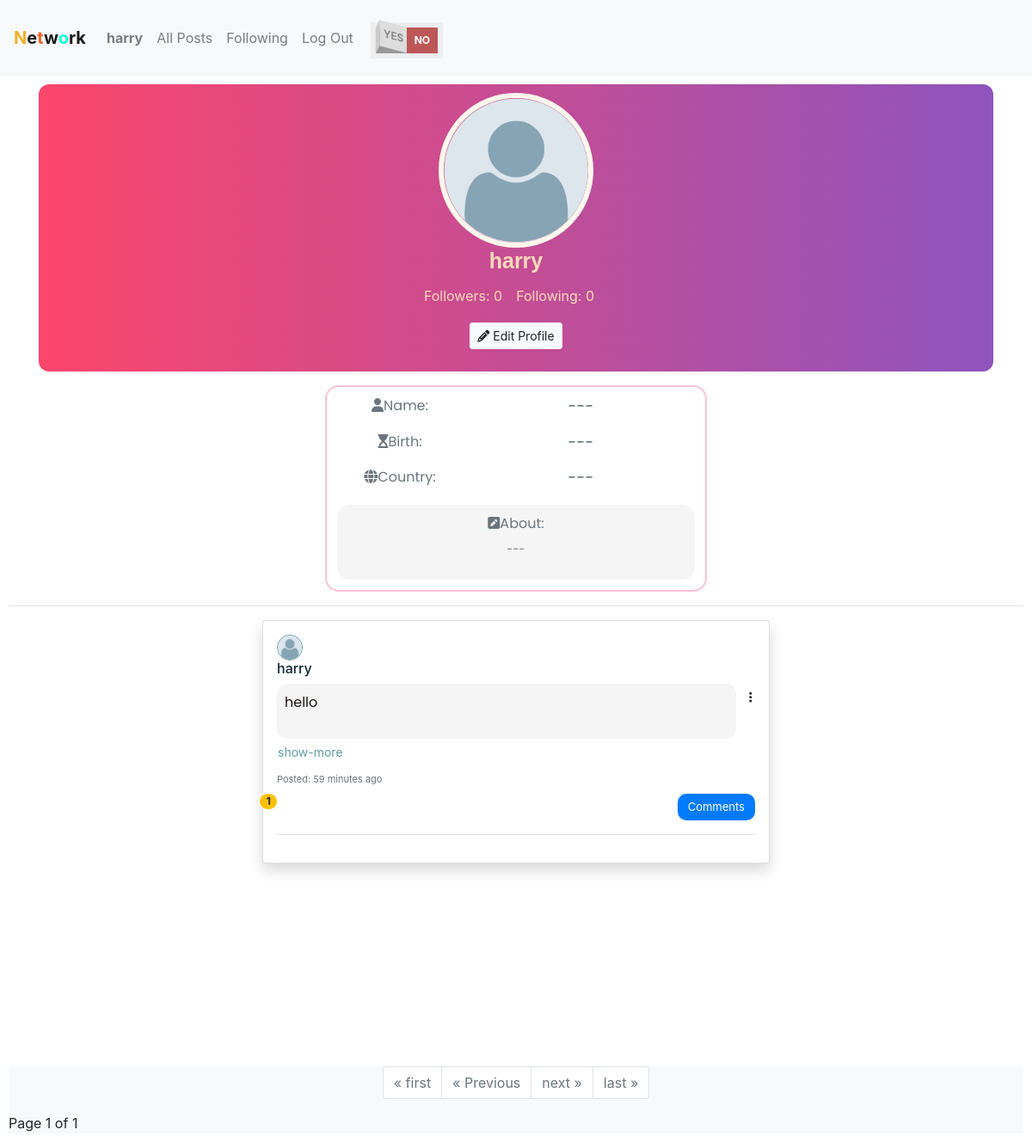
Page /user_profile/1 (signed in) on the committed database.
### network/models.py (models this page shows, shortened)
class User(AbstractUser):
    pass

class UserProfile(models.Model):
    user = models.OneToOneField(User, on_delete=models.CASCADE, related_name="profile")
    name = models.CharField(max_length=100, blank=True, null=True)
    date_of_birth = models.DateField(blank=True, null=True)
    about = models.TextField(max_length=225, blank=True, null=True)
    country = CountryField(blank=True, null=True)
    image = models.ImageField(default='profile_pictures/default-user.png', upload_to='profile_pictures')

class Post(models.Model):
    user = models.ForeignKey(User, on_delete=models.CASCADE, related_name="posts")
    content = models.TextField(max_length=1000, blank=True)
    date = models.DateTimeField(auto_now_add=True, blank=True, null=False)
    liked_by = models.ManyToManyField(User, related_name="liked_posts", blank=True)

### network/views.py (the view)
# urls.py: path("user_profile/<int:user_id>", views.user_profile, name="user_profile"),
@login_required(login_url="network:login")
def user_profile(request, user_id):
    user_data = User.objects.get(pk=user_id)
    posts = user_data.posts.order_by("-date").all()
    following_list = Following.objects.filter(user=user_id).values_list('user_followed', flat=True)
    followers_list = Following.objects.filter(user_followed=user_id).values_list('user', flat=True)
    following_user = User.objects.filter(id__in=following_list)
    followers_user = User.objects.filter(id__in=followers_list)
    paginator = Paginator(posts, 10)
    page_number = request.GET.get('page')
    try:
        page_obj = paginator.get_page(page_number)
    except PageNotAnInteger:
        page_obj = paginator.get_page(1)
    except EmptyPage:
        page_obj = paginator.get_page(paginator.num_pages)
    return render(request, "network/user_profile.html", {
        "user_obj": user_data,
        "following": following_user,
        "followers": followers_user,
        "page_obj": page_obj,
        "comment_form": CreateCommentForm(auto_id=False)
    })

### network/templates/network/user_profile.html (shortened to what this page needs)
{% extends 'network/layout.html' %}
{% load static %}
{% load i18n %}
{% block extra_css %}
    <link href="{% static 'network/user_profile.css' %}" rel="stylesheet">
{% endblock %}
{% block body %}
<div class="container mb-3">
    <div class="user-profile mb-3">
        {% if user_obj.profile.image.url %}
           <img src="{{ user_obj.profile.image.url }}" alt="{{ user_obj.username }}" class="round-picture profile-picture">
        {% endif %}
        <h2> {{user_obj.username}} </h2>
        <div class="row followers">
            <p class="mr-3"><span class="followers_label">Followers: </span>{{ followers|length|default:"0" }} </p>
            <p class="mr-3"><span class="followers_label">Following: </span>{{ following|length|default:"0" }} </p>
        </div>
        <div class="follow-unfollow">
            {% if user.id != user_obj.id %}
            <form action="{% url 'network:follow_unfollow' user_id=user_obj.id %}" method="post">
                {% csrf_token %}
                {% if user in followers %}
                   <button type="submit" class="btn btn-light btn-sm mb-3 unfollow">
                        <i class="fas fa-user-minus"></i> {% trans "following" %}
                   </button>
                {% else %}
                <button type="submit" class="btn btn-light btn-sm mb-3 follow">
                    <i class="fas fa-user-plus"></i> {% trans "follow" %}
               </button>
               {% endif %}
            </form>
            {% else %}
            <a href="{% url 'network:edit_profile' %}">
                <button class="btn btn-light btn-sm mb-3">
                    <i class="fas fa-pencil-alt"></i> {% trans "Edit Profile" %}
                </button>
            </a>
            {% endif %}
        </div>
    </div>
    <div class="card bio info-card text-muted user-bio">
        <div class="profile-item">
            <label><i class="fas fa-user profile-icon"></i>{% trans "Name:" %}</label>
            <p>
                {{ user_obj.profile.name|default:"---" }}
            </p>
        </div>
        <div class="profile-item">
            <label><i class="fas fa-hourglass-start profile-icon"></i>{% trans "Birth:" %}</label>
            <p>
                {{ user_obj.profile.date_of_birth|date:"d.m.Y"|default:"---" }}
            </p>
        </div>
        <div class="profile-item">
            <label><i class="fas fa-globe profile-icon"></i>{% trans "Country:" %}</label>
            <p>
                {{ user_obj.profile.country.name|default:"---" }}
            </p>
        </div>
        <div class="about">
            <label><i class="fas fa-pencil-square profile-icon"></i>{% trans "About:" %}</label>
            <p class="about-text text-muted">
                {{ user_obj.profile.about|default:"---" }}
            </p>
        </div>
    </div>
</div>
<hr>
{% for post in page_obj.object_list %}
    <div class="card mb-3 col-md-6 mx-auto p-3 shadow">
        {% include "network/posts.html" %}
    </div>
{% empty %}
    <div class="no-posts">
        {% trans "No posts yet" %}
    </div>
{% endfor %}
<footer style="margin-top: 20%;">
    {% include "network/paginator.html" %}
</footer>
{% endblock %}

### network/templates/network/layout.html (shortened to what this page needs)
{% load static %}
<!DOCTYPE html>
<html lang="en">
    <head>
        <link rel="stylesheet" href="https://stackpath.bootstrapcdn.com/bootstrap/4.4.1/css/bootstrap.min.css">
        <link href="{% static 'network/styles.css' %}" rel="stylesheet">
        {% block extra_css %}
        {% endblock %}
    </head>
    <body>
        <nav class="navbar navbar-expand-lg navbar-light" style="background-color: #f8f9fa;">
            <a class="navbar-brand" href="{% url 'network:index' %}"><strong><span style="color: rgb(242, 175, 41);">N</span>e<span style="color: rgb(242, 98, 41);">t</span>w<span style="color: rgb(0, 255, 229);">o</span>rk</strong></a>
            <div>
              <ul class="navbar-nav mr-auto">
                {% if user.is_authenticated %}
                    <li class="nav-item">
                        <a class="nav-link" href="{% url 'network:user_profile' user_id=user.id %}"><strong>{{ user.username }}</strong></a>
                    </li>
                {% endif %}
                <li class="nav-item">
                  <a class="nav-link" href="{% url 'network:index' %}">All Posts</a>
                </li>
                {% if user.is_authenticated %}
                    <li class="nav-item">
                        <a class="nav-link" href="{% url 'network:following' %}">Following</a>
                    </li>
                    <li class="nav-item">
                        <a class="nav-link" href="{% url 'network:logout' %}">Log Out</a>
                    </li>
                {% endif %}
              </ul>
            </div>
            <div class="navbar-nav">
                <label class="rocker rocker-small">
                    <span id="light" class="switch-left">Yes</span>
                    <span id="dark" class="switch-right">No</span>
                </label>
            </div>
        </nav>
        <div class="body">
            {% block body %}
            {% endblock %}
        </div>
    </body>
</html>

### network/templates/network/posts.html (shortened to what this page needs)
{% load i18n %}
<div class="post-comment-element">
    <div class="post" id="post_{{post.id}}">
        <div class="post-user mb-2">
            <a style="text-decoration: none;" href="{% url 'network:user_profile' user_id=post.user.id  %}">
                <img class="round-picture post-profile-picture img" src="{{ post.user.profile.image.url }}" alt="profile picture" title="{{post.user}}">
                <h6 id="user-link"> {{post.user.username}} </h6>
            </a>
        </div>
        {% if user.id == post.user.id %}
        <div class="delete-edit-panel">
            <div class="dropdown" style="float: right;">
                <a class="btn btn-sm icon-button" href="#" role="button" id="dropdown_{{post.id}}" data-toggle="dropdown" aria-haspopup="true" aria-expanded="false">
                    <i class="fas fa-ellipsis-v"></i>
                </a>
            </div>
        </div>
        {% endif %}
        <div class="content post-content">
            <p> {{ post.content }} </p>
        </div>
        <button class="show-more-button btn btn-link btn-sm">show-more</button>
        <div class="post-date text-muted mt-2 mb-2" style="font-size: 11px;">
            {% trans "Posted:" %} {{ post.date|timesince }} {% trans "ago" %}
        </div>
        {% if user.is_authenticated %}
        <div class="like-comment-control mb-3">
            <div class="like-comment">
                <div class="like-container">
                    <span class="like-count badge badge-pill badge-warning"> {{post.liked_by.count }} </span>
                </div>
                <div>
                    <button class="comment-button btn btn-primary" data-toggle="collapse" data-target="#post_{{ post.id }} ~ .comment-section" aria-expanded="false" aria-controls="comment-section">{% trans "Comments" %} </button>
                </div>
            </div>
        </div>
        {% endif %}
    </div>
    <hr>
</div>

### network/static/network/styles.css (style rules this page uses)
.body { padding: 10px; }
.img { width: 30px; height: 30px; border: 1px solid cadetblue; border-radius: 50%; object-fit: cover; }
#user-link { color: #0e2431; transition: ease .3s; }
.post-content { color: #1d1716 ; text-align: left; border-radius: 12px; padding: 9px; background: whitesmoke; line-height: 1.6; width: 96%; font-family: Poppins; }
.post-content { height: 4em; overflow: hidden; }
.show-more-button { cursor: pointer; color: cadetblue; padding-left: 0%; }
.like-comment { display: flex; justify-content: space-between; }
.like-container { position: relative; }
.like-count { position: absolute; top: 0%; right: -30%; }
.delete-edit-panel { position: relative; }
.dropdown { position: absolute; top: 0%; right: -1%; }
.comment-button { border-style: none; border-radius: 10px; font-size: small; }
.rocker { display: inline-block; position: relative; font-size: 2em; font-weight: bold; text-align: center; text-transform: uppercase; color: #888; width: 7em; height: 4em; overflow: hidden; border-bottom: 0.5em solid #eee; }
.rocker-small { font-size: 0.75em; margin: 1em; }
.rocker::before { content: ""; position: absolute; top: 0.5em; left: 0; right: 0; bottom: 0; background-color: #999; border: 0.5em solid #eee; border-bottom: 0; }
.switch-left, .switch-right { cursor: pointer; position: absolute; display: flex; align-items: center; justify-content: center; height: 2.5em; width: 3em; transition: 0.2s; user-select: none; }
.switch-left { height: 2.4em; width: 2.75em; left: 0.85em; bottom: 0.4em; background-color: #ddd; transform: rotate(15deg) skewX(15deg); }
.switch-right { right: 0.5em; bottom: 0; background-color: #bd5757; color: #fff; }
.switch-left::before, .switch-right::before { content: ""; position: absolute; width: 0.4em; height: 2.45em; bottom: -0.45em; background-color: #ccc; transform: skewY(-65deg); }
.switch-left::before { left: -0.4em; }
.switch-right::before { right: -0.375em; background-color: transparent; transform: skewY(65deg); }

### network/static/network/user_profile.css (style rules this page uses)
.container { display: grid; justify-items: center; align-items: center; }
h2 { color: peachpuff; font-size: 25px; font-family: 'Gill Sans', 'Gill Sans MT', Calibri, 'Trebuchet MS', sans-serif; font-weight: 700; }
.followers { padding-top: 6px; margin-bottom: 3px; color: navajowhite; }
.followers_label { color: peachpuff; }
.user-profile { display: flex; flex-direction: column; justify-content: center; align-items: center; border-radius: 12px; padding: 10px; background-image: url('cool.png'); width: 100%; }
.user-bio { padding: 10px; text-align: center; width: 40%; border-radius: 16px; background:#fff; font-family: Poppins; border: 2px solid rgba(255, 16, 92, 0.262); }
.profile-item label { display: inline-table; width: 150px; float: left; }
.profile-item p { display: inline-table; font-size: 17px; font-weight: 450; font-family: Poppins; }
.about { border: 2px solid white; border-radius: 16px; text-align: center; background: whitesmoke; font-family: Poppins; padding: 10px; }
.about .about-text { font-size: 13px; text-align: center; }
.profile-picture { width: 180px; height: 180px; border-radius: 50%; border: 6px solid rgb(255, 247, 236); }

### rows in the picture
User: username "harry", profile.image (placeholder picture), profile.name "---", profile.date_of_birth "---", profile.country.name "---", profile.about "---"
Post: user.profile.image (placeholder picture), user.username "harry", content "hello", date "59 minutes", liked_by.count "1"

### other values in the picture
{{ followers|length|default:"0" }} "0"
{{ following|length|default:"0" }} "0"
{{ page_obj.number }} "1"
{{ page_obj.paginator.num_pages }} "1"
